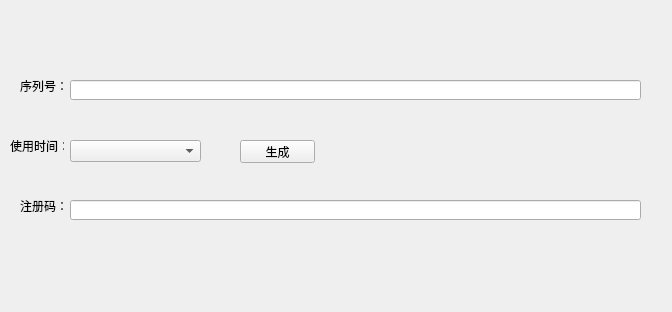
<?xml version="1.0" encoding="UTF-8"?>
<ui version="4.0">
 <class>RegisterKeyToolClass</class>
 <widget class="QMainWindow" name="RegisterKeyToolClass">
  <property name="geometry">
   <rect>
    <x>0</x>
    <y>0</y>
    <width>672</width>
    <height>312</height>
   </rect>
  </property>
  <property name="windowTitle">
   <string>RegisterKeyTools</string>
  </property>
  <widget class="QWidget" name="centralWidget">
   <widget class="QLabel" name="label">
    <property name="geometry">
     <rect>
      <x>20</x>
      <y>80</y>
      <width>54</width>
      <height>12</height>
     </rect>
    </property>
    <property name="text">
     <string>序列号：</string>
    </property>
   </widget>
   <widget class="QLineEdit" name="lineEdit">
    <property name="geometry">
     <rect>
      <x>70</x>
      <y>80</y>
      <width>571</width>
      <height>20</height>
     </rect>
    </property>
   </widget>
   <widget class="QLabel" name="label_2">
    <property name="geometry">
     <rect>
      <x>10</x>
      <y>140</y>
      <width>54</width>
      <height>12</height>
     </rect>
    </property>
    <property name="text">
     <string>使用时间：</string>
    </property>
   </widget>
   <widget class="QComboBox" name="comboBox">
    <property name="geometry">
     <rect>
      <x>70</x>
      <y>140</y>
      <width>131</width>
      <height>22</height>
     </rect>
    </property>
   </widget>
   <widget class="QLabel" name="label_3">
    <property name="geometry">
     <rect>
      <x>20</x>
      <y>200</y>
      <width>54</width>
      <height>12</height>
     </rect>
    </property>
    <property name="text">
     <string>注册码：</string>
    </property>
   </widget>
   <widget class="QLineEdit" name="lineEdit_2">
    <property name="geometry">
     <rect>
      <x>70</x>
      <y>200</y>
      <width>571</width>
      <height>20</height>
     </rect>
    </property>
   </widget>
   <widget class="QPushButton" name="pushButton">
    <property name="geometry">
     <rect>
      <x>240</x>
      <y>140</y>
      <width>75</width>
      <height>23</height>
     </rect>
    </property>
    <property name="text">
     <string>生成</string>
    </property>
   </widget>
  </widget>
 </widget>
 <layoutdefault spacing="6" margin="11"/>
 <resources>
  <include location="registerkey.qrc"/>
 </resources>
 <connections/>
</ui>
